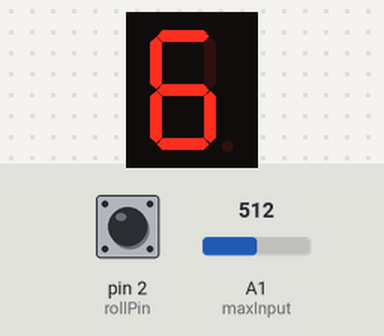
The sketch below on a simulated Arduino Uno, built with avr-gcc and run on an emulated ATmega328P. On the bench: 1-digit seven-segment display. Wiring (inferred from the names in the program): 1-digit 7-segment display, segments lit when HIGH: segments pin 3, pin 4, pin 5, pin 6, pin 7, pin 8, pin 9, pin 10. The test bench sets the inputs (shaded band); at power-on: pin 2 (rollPin) HIGH, A1 (maxInput) = 512. Random numbers use the default seed unless the sketch sets one; the segment pins are drawn as the display they are named for.

Above: at 1.2 s.
1.3 s: pin 2 (rollPin) pulled LOW for 0.15 s
At 1.48 s:
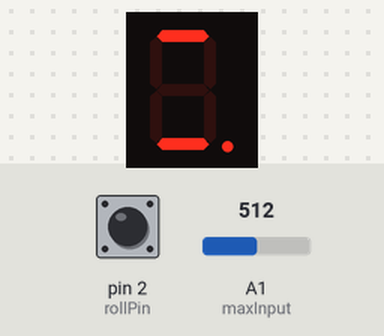
2.0 s: A1 (maxInput) set to 490
At 3.71 s:
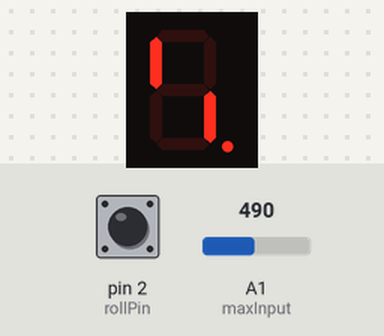
3.9 s: A1 (maxInput) set to 306
6.9 s: pin 2 (rollPin) pulled LOW for 1 s
At 8.37 s:
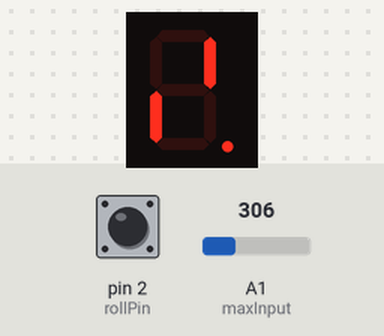

Measured:
- after the input at 1.3 s, the display: changes at once (image 1)

The sketch:

rng.ino
```cpp
/*
 Random Number Generator
 (c) 2014 - Pigatron Industries
 Author: Robert Ellis

 Generates random numbers and displays them on a 7-segment display.
 Designed for ATtiny44/84
*/

/************************ PINS *******************************/

// Pin used to create random seed should be disconnected
#define randomSeedPin 0

// Pin connected to maximum selection wheel
#define maxInput 1

// Pin with push button to roll generator
#define rollPin 2

// Pins for 7 segment display
#define segmentA 3
#define segmentB 4
#define segmentC 5
#define segmentD 6
#define segmentE 7
#define segmentF 8
#define segmentG 9
#define segmentDP 10

/**************************** STATES ***************************/

#define STATE_WAITING 0
#define STATE_ROLLING 1
#define STATE_ROLLED 2
#define STATE_UNROLLING 3
byte state = STATE_WAITING;
long startMillis = 0;

// Absolute maximum number
#define MAX 9

void setup()
{
    pinMode(segmentA, OUTPUT);
    pinMode(segmentB, OUTPUT);
    pinMode(segmentC, OUTPUT);
    pinMode(segmentD, OUTPUT);
    pinMode(segmentE, OUTPUT);
    pinMode(segmentF, OUTPUT);
    pinMode(segmentG, OUTPUT);
    pinMode(segmentDP, OUTPUT);
    pinMode(rollPin, INPUT_PULLUP);
    randomSeed(analogRead(randomSeedPin));
    getRandomNumber(100); //First random number isn't always random! (e.g. max 7 always gives 1)
}


void loop()
{
    if(state == STATE_WAITING)
    {
        // The waiting state is when the number hasn't been rolled yet and the user may choose the max number
        displayNumber(getMaxNumber());

        // wait time until number can be rolled again
        unsigned long currentMillis = millis();
        if(currentMillis - startMillis > 500 && buttonIsPressed())
        {
            initRollAnim();
        }
    }
    else if(state == STATE_ROLLING)
    {
        displayRollAnim();
    }
    else if(state == STATE_ROLLED)
    {
        // The number has been rolled and user must press the button again to got back to the waiting state
        if(buttonIsPressed())
        {
            digitalWrite(segmentDP, LOW);
            startMillis = millis();
            state = STATE_WAITING;
        }
    }


}


/*
 * Returns a random number from 1 to max.
 */
inline int getRandomNumber(int max)
{
    return random(max)+1;
}


/*********************** INPUTS ***********************/

/**
 * Read max number from analogue input
 */
int getMaxNumber()
{
    int analogueIn = analogRead(maxInput);
    return (analogueIn/(1024/(MAX-1)))+2;
}

inline boolean buttonIsPressed()
{
    return digitalRead(rollPin) == LOW;
}


/******************** DISPLAY OUTPUT *******************/


/**
 * Display given number to display
 */
void displayNumber(int num)
{
    if(num == 1)
    {
        digitalWrite(segmentA,  LOW);
        digitalWrite(segmentB,  HIGH);
        digitalWrite(segmentC,  HIGH);
        digitalWrite(segmentD,  LOW);
        digitalWrite(segmentE,  LOW);
        digitalWrite(segmentF,  LOW);
        digitalWrite(segmentG,  LOW);
    }
    else if(num == 2)
    {
        digitalWrite(segmentA,  HIGH);
        digitalWrite(segmentB,  HIGH);
        digitalWrite(segmentC,  LOW);
        digitalWrite(segmentD,  HIGH);
        digitalWrite(segmentE,  HIGH);
        digitalWrite(segmentF,  LOW);
        digitalWrite(segmentG,  HIGH);
    }
    else if(num == 3)
    {
        digitalWrite(segmentA,  HIGH);
        digitalWrite(segmentB,  HIGH);
        digitalWrite(segmentC,  HIGH);
        digitalWrite(segmentD,  HIGH);
        digitalWrite(segmentE,  LOW);
        digitalWrite(segmentF,  LOW);
        digitalWrite(segmentG,  HIGH);
    }
    else if(num == 4)
    {
        digitalWrite(segmentA,  LOW);
        digitalWrite(segmentB,  HIGH);
        digitalWrite(segmentC,  HIGH);
        digitalWrite(segmentD,  LOW);
        digitalWrite(segmentE,  LOW);
        digitalWrite(segmentF,  HIGH);
        digitalWrite(segmentG,  HIGH);
    }
    else if(num == 5)
    {
        digitalWrite(segmentA,  HIGH);
        digitalWrite(segmentB,  LOW);
        digitalWrite(segmentC,  HIGH);
        digitalWrite(segmentD,  HIGH);
        digitalWrite(segmentE,  LOW);
        digitalWrite(segmentF,  HIGH);
        digitalWrite(segmentG,  HIGH);
    }
    else if(num == 6)
    {
        digitalWrite(segmentA,  HIGH);
        digitalWrite(segmentB,  LOW);
        digitalWrite(segmentC,  HIGH);
        digitalWrite(segmentD,  HIGH);
        digitalWrite(segmentE,  HIGH);
        digitalWrite(segmentF,  HIGH);
        digitalWrite(segmentG,  HIGH);
    }
    else if(num == 7)
    {
        digitalWrite(segmentA,  HIGH);
        digitalWrite(segmentB,  HIGH);
        digitalWrite(segmentC,  HIGH);
        digitalWrite(segmentD,  LOW);
        digitalWrite(segmentE,  LOW);
        digitalWrite(segmentF,  LOW);
        digitalWrite(segmentG,  LOW);
    }
    else if(num == 8)
    {
        digitalWrite(segmentA,  HIGH);
        digitalWrite(segmentB,  HIGH);
        digitalWrite(segmentC,  HIGH);
        digitalWrite(segmentD,  HIGH);
        digitalWrite(segmentE,  HIGH);
        digitalWrite(segmentF,  HIGH);
        digitalWrite(segmentG,  HIGH);
    }
    else if(num == 9)
    {
        digitalWrite(segmentA,  HIGH);
        digitalWrite(segmentB,  HIGH);
        digitalWrite(segmentC,  HIGH);
        digitalWrite(segmentD,  HIGH);
        digitalWrite(segmentE,  LOW);
        digitalWrite(segmentF,  HIGH);
        digitalWrite(segmentG,  HIGH);
    }
}


#define FRAME_TIME_INIT 20 //ms
#define TIME_INC_RATE 1.03
#define NUMBER_OF_FRAMES 6*13


int frameCount = 0;
float frameTime = FRAME_TIME_INIT;

void initRollAnim()
{
    state = STATE_ROLLING;
    frameTime = FRAME_TIME_INIT;
    frameCount = 0;
    startMillis = millis();
}


/**
 * The animation shown when 'Rolling' the random number
 */
inline void displayRollAnim()
{
    if(frameCount < NUMBER_OF_FRAMES)
    {
        unsigned long currentMillis = millis();
        if(currentMillis - startMillis > frameTime)
        {
            displayNextRollFrame();
        }
    }
    else
    {
        digitalWrite(segmentDP, HIGH);
        displayNumber(getRandomNumber(getMaxNumber()));
        state = STATE_ROLLED;
    }
}

void displayNextRollFrame()
{
    int segment = frameCount % 6;

    digitalWrite(segmentA,  segment==0 || segment==3);
    digitalWrite(segmentB,  segment==1 || segment==4);
    digitalWrite(segmentC,  segment==2 || segment==5);
    digitalWrite(segmentD,  segment==3 || segment==0);
    digitalWrite(segmentE,  segment==4 || segment==1);
    digitalWrite(segmentF,  segment==5 || segment==2);

    digitalWrite(segmentG,  LOW);
    digitalWrite(segmentDP,  segment==0 || segment==1 || segment==2);

    frameCount++;
    frameTime *= TIME_INC_RATE;
    startMillis = millis();
}
```
